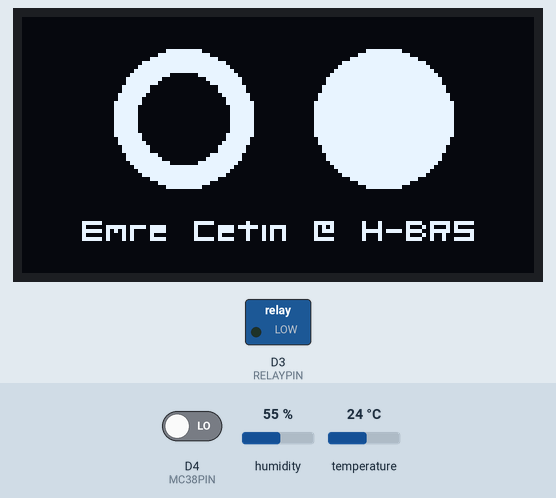
Recording of a program running on a simulated ESP8266 (Wemos D1 mini). Parts: 128×64 one-colour display, switched loads named in the program (green lamp = pin HIGH). Inputs (shaded band) come from the test bench; at power-on: humidity 55 %, D4 (MC38PIN) LOW, temperature 24 °C. WiFi joins after 1.5 s; servers stay silent unless stated; uploads are accepted with an empty reply; what the program prints to the serial monitor is not drawn.

Above: at 1.1 s.
At 8.3 s:
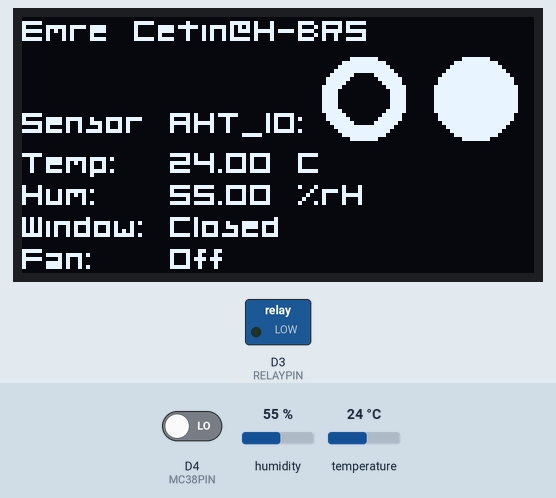
8.4 s: humidity set to 22 %
10.2 s: D4 (MC38PIN) driven HIGH
At 12.0 s:
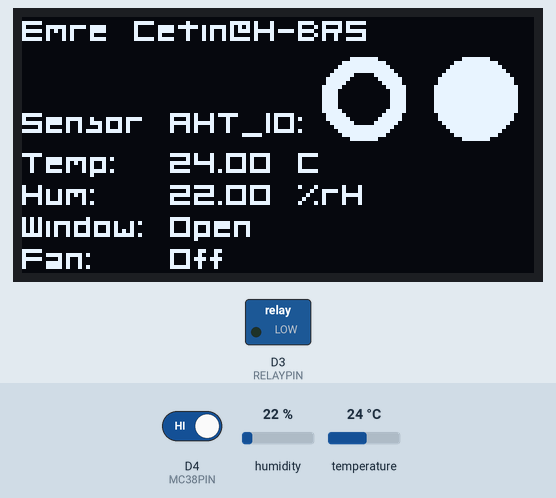
12.8 s: temperature set to 12 °C
At 14.4 s:
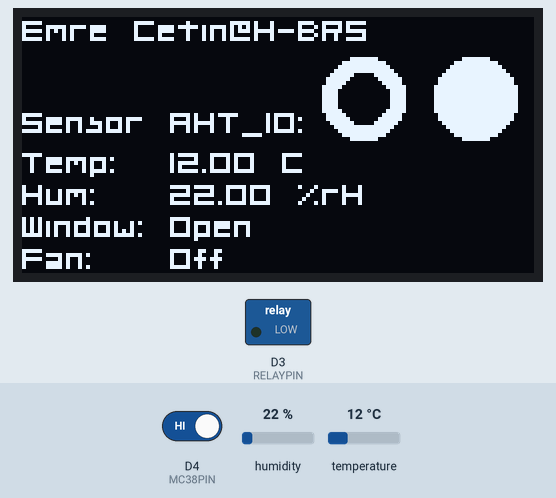
15.4 s: D4 (MC38PIN) driven LOW
At 17.8 s:
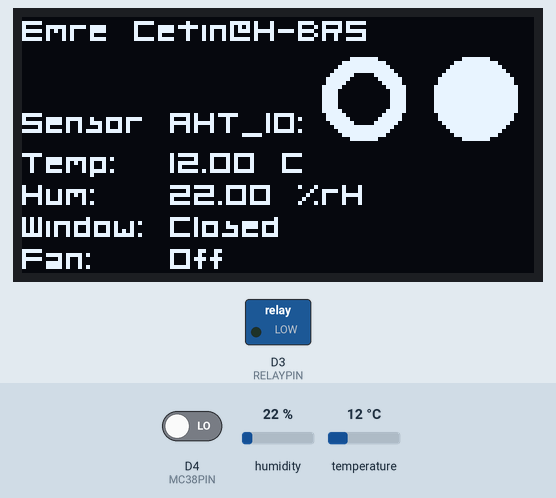
18.1 s: humidity set to 40 %
At 20.4 s:
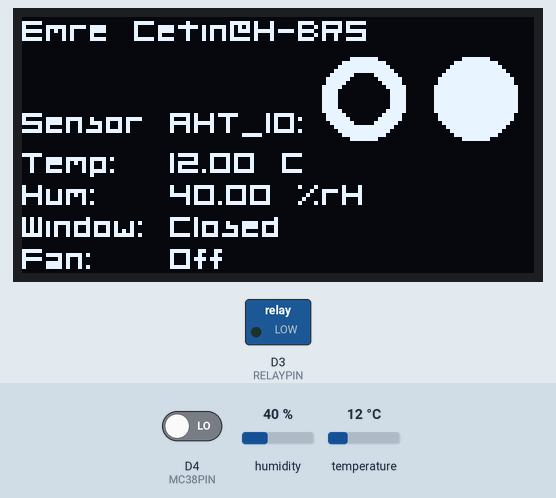
20.7 s: temperature set to 19 °C
Timing chart, 0 to 23.7 s (numbered marks = the images above; inputs shaded):
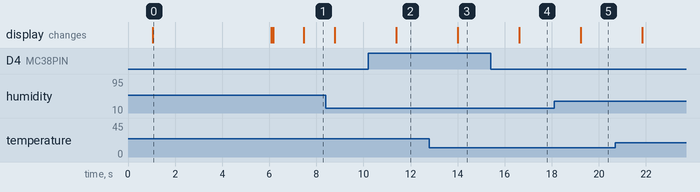

Measured:
- after the input at 10.2 s, the display: changes after 1.2 s (image 2)
- after the input at 12.8 s, the display: changes after 1.2 s (image 3)
- after the input at 15.4 s, the display: changes after 1.2 s (image 4)
- after the input at 18.1 s, the display: changes after 1.1 s (image 5)
- what the display in image 0 shows lasts 5.0 s, from 1.1 s to 6.1 s

The program:

main.cpp
```cpp
#include <ArduinoJson.h>

#include "aht.h"
#include "display.h"
#include "http.h"
#include "relay.h"
#include "wifi.h"
#include "window.h"

void setup() {
    // Display
    Serial.begin(9600);
    Serial.println("");
    setupRelay();
    connectToWifi();
    delay(1000);
    checkDisplay();
    setupDisplay();
    checkAHT();
    checkWifiStatus();
    ESP.wdtEnable(10000);
    delay(1000);
}

void loop() {
    AhtData aht = getAHTData();
    bool window = windowOpen();
    int sleep = 5000;  // default to 5 seconds
    APIResponse response = postIndoor(aht.temp, aht.hum, window);
    if (response.success) {
        sleep = response.sleepDurationMilliseconds;
        Serial.printf("FanDutyCycle: %d%%\n", response.fanDutyCycle);
        setRelay(response.fanDutyCycle > 0);
        if (sleep < 1000) {
            sleep = 1000;
        }
    }
    updateDisplay(aht.temp, aht.hum, window, getRelay());
    ESP.wdtFeed();
    Serial.printf("Waiting for: %dms\n", sleep);
    delay(sleep);
}
```

aht.cpp
```cpp
#include "aht.h"
#include "display.h"

// Sensor
Adafruit_AHTX0 aht;

void checkAHT() {
    displayMessage("Checking AHT...");
    if (!aht.begin()) {
        displayMessage("\nERROR: AHT not found!\n");
        while (1) {
            delay(1000);
        }
    } else {
        displayMessage("found!\n\n");
    }
}

AhtData getAHTData() {
    AhtData data;
    sensors_event_t humidity, temp;
    aht.getEvent(&humidity, &temp);
    data.hum = humidity.relative_humidity;
    data.temp = temp.temperature;
    return data;
}
```

aht.h
```cpp
#include <Adafruit_AHTX0.h>

struct AhtData {
    float temp;
    float hum;
};

void checkAHT();
AhtData getAHTData();
```

display.cpp
```cpp
#include "display.h"

#define AUTHOR "Emre Cetin"

// Display setup
#define SCREEN_WIDTH 128  // OLED display width, in pixels
#define SCREEN_HEIGHT 64  // OLED display height, in pixels

// Declaration for an SSD1306 display connected to I2C (SDA, SCL pins)
#define OLED_RESET 0  // Reset pin # (or -1 if sharing Arduino reset pin)
Adafruit_SSD1306 display(SCREEN_WIDTH, SCREEN_HEIGHT, &Wire, OLED_RESET);

void checkDisplay() {
    Serial.println("");
    Serial.print("Checking Display...");
    if (!display.begin(SSD1306_SWITCHCAPVCC, 0x3C)) {
        Serial.println(F("SSD1306 allocation failed"));
        for (;;)
            ;
    }
    display.clearDisplay();
    Serial.println("Success!");
}

void setupDisplay() {
    Serial.print("Drawing Boot Screen...");
    display.fillCircle(90, 25, 17, 1);
    display.fillCircle(40, 25, 17, 1);
    display.fillCircle(40, 25, 11, 0);
    display.setCursor(0, 55);
    display.setTextColor(WHITE);
    display.setTextSize(1);
    display.setFont(&Org_01);
    display.setTextWrap(0);
    display.setCursor(15, 55);
    display.printf("%s @ H-BRS", AUTHOR);
    display.display();
    Serial.println("Done!");
    delay(5000);
    display.clearDisplay();
    display.setCursor(0, 5);
}

void updateDisplay(float temp, float hum, bool windowOpen, bool fanOn) {
    display.clearDisplay();
    display.setTextColor(WHITE);
    display.setTextSize(1);
    display.setFont(&Org_01);
    display.setCursor(0, 5);
    display.printf("%s@H-BRS", AUTHOR);
    display.setCursor(0, 28);
    display.println("Sensor AHT_10:");
    display.setCursor(0, 38);
    display.println("Temp:");
    display.setCursor(0, 46);
    display.println("Hum:");
    display.setCursor(0, 54);
    display.println("Window:");
    display.setCursor(0, 62);
    display.println("Fan:");
    display.setCursor(37, 38);
    display.printf("%.2f C", temp);
    display.setCursor(37, 46);
    display.printf("%.2f %%rH", hum);
    display.setCursor(37, 54);
    display.printf("%s", windowOpen ? "Open" : "Closed");
    display.setCursor(37, 62);
    display.printf("%s", fanOn ? "On" : "Off");

    // Logo
    display.fillCircle(113, 20, 10, 1);
    display.fillCircle(85, 20, 10, 1);
    display.fillCircle(85, 20, 6, 0);
    display.display();
}

void displayMessage(String message) {
    Serial.print(message);
    display.print(message);
    display.display();
}
```

display.h
```cpp
#include <Adafruit_GFX.h>
#include <Adafruit_SSD1306.h>
#include "Fonts/Org_01.h"

void checkDisplay();
void setupDisplay();
void updateDisplay(float temp, float hum, bool windowOpen, bool fanOn);
void displayMessage(String message);
```

http.cpp
```cpp
#include "http.h"

// API Configuration
// Hostname of API backend
String api = "10.42.0.1:3002";

APIResponse postIndoor(float temp, float hum, bool window) {
    int code = -1;
    std::unique_ptr<BearSSL::WiFiClientSecure>client(new BearSSL::WiFiClientSecure);
    client->setInsecure();
    HTTPClient https;
    {
        String payload;
        {
            DynamicJsonDocument doc(80);
            doc["temperature"] = temp;
            doc["relativeHumidity"] = hum;
            doc["windowOpen"] = window;
            serializeJson(doc, payload);
        }
        https.begin(*client, "https://" + api + "/indoor");
        https.addHeader("Content-Type", "application/json");
        code = https.POST(payload);
    }
    APIResponse data;
    data.success = code == HTTP_CODE_OK;
    if (data.success) {
        DynamicJsonDocument doc(512);
        {
            const String& payload = https.getString();
            deserializeJson(doc, payload);
            https.end();
        }
        data.sleepDurationMilliseconds = doc["sleepDurationMilliseconds"].as<int>();
        data.fanDutyCycle = doc["fanDutyCycle"].as<int>();
    }
    return data;
};
```

http.h
```cpp
#include <Arduino.h>
#include <ArduinoJson.h>
#include <ESP8266HTTPClient.h>
#include <WiFiClientSecure.h>

struct APIResponse {
    bool success;
    int sleepDurationMilliseconds;
    int fanDutyCycle;
};

APIResponse postIndoor(float temp, float hum, bool window);
```

relay.cpp
```cpp
#include "relay.h"

void setupRelay() {
    pinMode(RELAYPIN, OUTPUT);
}

bool getRelay() {
    return digitalRead(RELAYPIN);
};

void setRelay(boolean state) {
    digitalWrite(RELAYPIN, state);
};
```

relay.h
```cpp
#include <Arduino.h>

#ifndef RELAYPIN
#define RELAYPIN D3
#endif

void setupRelay();

bool getRelay();
void setRelay(boolean state);
```

wifi.cpp
```cpp
#include "display.h"
#include "wifi.h"

// WiFi-Configuration
#ifndef STASSID
#define STASSID "SSID_HERE"
#define STAPSK "PASSWORD_HERE"
#endif

const char* ssid = STASSID;
const char* password = STAPSK;

void connectToWifi() {
    WiFi.mode(WIFI_STA);
    WiFi.begin(ssid, password);
}

void checkWifiStatus() {
    displayMessage("Connecting to WiFi: ");
    int times = 0;
    while (WiFi.status() != WL_CONNECTED) {
        if (times++ > 10) {
            displayMessage("\nCouldn't connect to WiFi.\nRestarting in 5 seconds.\n");
            delay(5000);
            ESP.reset();
        }
        delay(6000);
        displayMessage(".");
    }
    displayMessage("\nConnected!");
}
```

wifi.h
```cpp
#include <ESP8266WiFi.h>

void connectToWifi();
void checkWifiStatus();
```

window.cpp
```cpp
#include "window.h"

bool windowOpen() {
    return digitalRead(MC38PIN);
};
```

window.h
```cpp
#include <Arduino.h>

#ifndef MC38PIN
#define MC38PIN D4
#endif

bool windowOpen();
```
